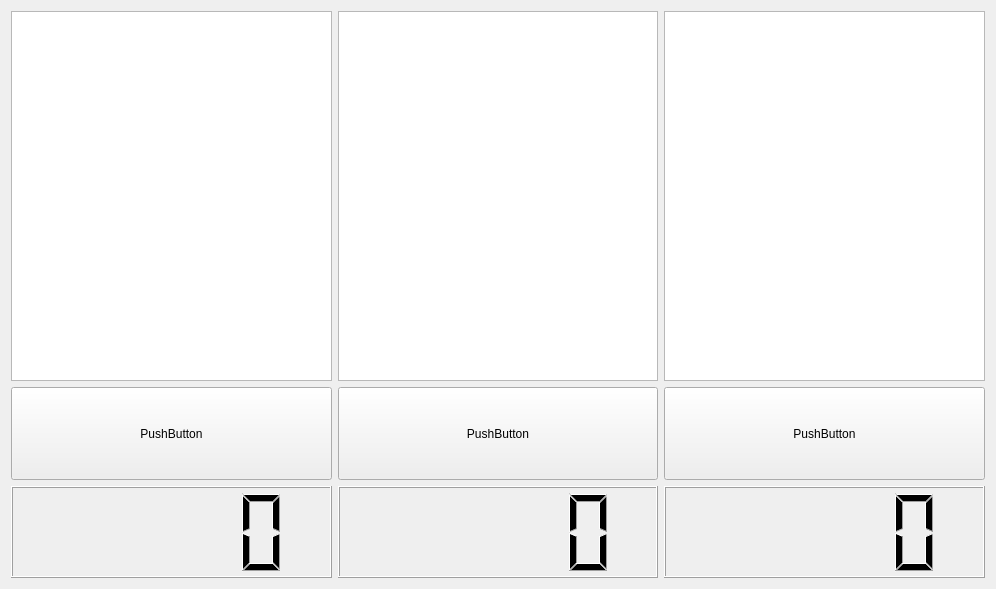
<?xml version="1.0" encoding="UTF-8"?>
<ui version="4.0">
 <class>Form</class>
 <widget class="QWidget" name="Form">
  <property name="geometry">
   <rect>
    <x>0</x>
    <y>0</y>
    <width>996</width>
    <height>589</height>
   </rect>
  </property>
  <property name="sizePolicy">
   <sizepolicy hsizetype="Preferred" vsizetype="Ignored">
    <horstretch>0</horstretch>
    <verstretch>0</verstretch>
   </sizepolicy>
  </property>
  <property name="windowTitle">
   <string>Form</string>
  </property>
  <layout class="QVBoxLayout" name="verticalLayout" stretch="4,1,1">
   <item>
    <layout class="QHBoxLayout" name="horizontalLayout">
     <item>
      <widget class="GraphicsLayoutWidget" name="graphicsView"/>
     </item>
     <item>
      <widget class="GraphicsLayoutWidget" name="graphicsView_2"/>
     </item>
     <item>
      <widget class="GraphicsLayoutWidget" name="graphicsView_3"/>
     </item>
    </layout>
   </item>
   <item>
    <layout class="QHBoxLayout" name="horizontalLayout_2">
     <item>
      <widget class="QPushButton" name="pushButton">
       <property name="sizePolicy">
        <sizepolicy hsizetype="Expanding" vsizetype="Expanding">
         <horstretch>0</horstretch>
         <verstretch>0</verstretch>
        </sizepolicy>
       </property>
       <property name="text">
        <string>PushButton</string>
       </property>
      </widget>
     </item>
     <item>
      <widget class="QPushButton" name="pushButton_2">
       <property name="sizePolicy">
        <sizepolicy hsizetype="Expanding" vsizetype="Expanding">
         <horstretch>0</horstretch>
         <verstretch>0</verstretch>
        </sizepolicy>
       </property>
       <property name="text">
        <string>PushButton</string>
       </property>
      </widget>
     </item>
     <item>
      <widget class="QPushButton" name="pushButton_3">
       <property name="sizePolicy">
        <sizepolicy hsizetype="Expanding" vsizetype="Expanding">
         <horstretch>0</horstretch>
         <verstretch>0</verstretch>
        </sizepolicy>
       </property>
       <property name="text">
        <string>PushButton</string>
       </property>
      </widget>
     </item>
    </layout>
   </item>
   <item>
    <layout class="QHBoxLayout" name="horizontalLayout_3">
     <item>
      <widget class="QLCDNumber" name="lcdNumber">
       <property name="sizePolicy">
        <sizepolicy hsizetype="Expanding" vsizetype="Expanding">
         <horstretch>0</horstretch>
         <verstretch>0</verstretch>
        </sizepolicy>
       </property>
      </widget>
     </item>
     <item>
      <widget class="QLCDNumber" name="lcdNumber_2">
       <property name="sizePolicy">
        <sizepolicy hsizetype="Expanding" vsizetype="Expanding">
         <horstretch>0</horstretch>
         <verstretch>0</verstretch>
        </sizepolicy>
       </property>
      </widget>
     </item>
     <item>
      <widget class="QLCDNumber" name="lcdNumber_3">
       <property name="sizePolicy">
        <sizepolicy hsizetype="Expanding" vsizetype="Expanding">
         <horstretch>0</horstretch>
         <verstretch>0</verstretch>
        </sizepolicy>
       </property>
      </widget>
     </item>
    </layout>
   </item>
  </layout>
 </widget>
 <customwidgets>
  <customwidget>
   <class>GraphicsLayoutWidget</class>
   <extends>QGraphicsView</extends>
   <header location="global">pyqtgraph</header>
  </customwidget>
 </customwidgets>
 <resources/>
 <connections/>
</ui>
